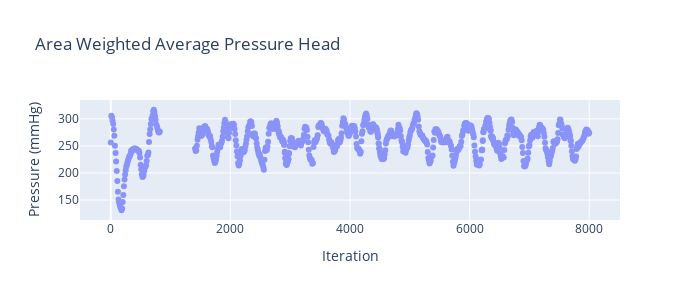

This figure's notebook cell:
### Code cell
fig = go.Figure()
fig.add_trace(go.Scatter(x=resid_dict['Pressure_Head']['Time Step'],
                         y=resid_dict['Pressure_Head']['p-head-mmHg'],
                         mode='markers',
                         opacity=scatter_opacity,))
# fig.add_trace(go.Scatter(x=bin_df['bin_centres'],
#                          y=bin_df['p-in_bin_mean'],
#                          mode='markers+lines',
#                          name='Mean +/- STD',
#                          line=dict(color='black'),
#                          opacity=.55,
#                          error_y_array=bin_df['p-in_std'],
#                          showlegend=True))
fig.update_layout(
    title="Area Weighted Average Pressure Head",
    xaxis_title="Iteration",
    yaxis_title="Pressure (mmHg)",
    legend_title=None,height=300, width=700,)
fig.show()
print('Time Averaged Pressure Head (mmHg) each blade pass: ' + str(time_sample_dict['Pressure_Head']['p-head-mmHg'].mean()))

fig.write_image(r"/Users/jdtarriela/Downloads/c5-mesh-comp/PressureHead-2.png")

### Figure 1 — Plotly figure (JSON) as saved in the notebook; plotly's stock layout.template omitted (floating-point values rounded to 4 significant figures; data arrays with more than 128 entries replaced by an {"elided": "..."} marker saying what was removed)
{"data": [{"mode": "markers", "opacity": 0.7, "type": "scatter", "x": {"elided": "865 int values"}, "y": {"elided": "865 float values"}}], "layout": {"height": 300, "legend": {"title": {}}, "title": {"text": "Area Weighted Average Pressure Head"}, "width": 700, "xaxis": {"title": {"text": "Iteration"}}, "yaxis": {"title": {"text": "Pressure (mmHg)"}}}}
